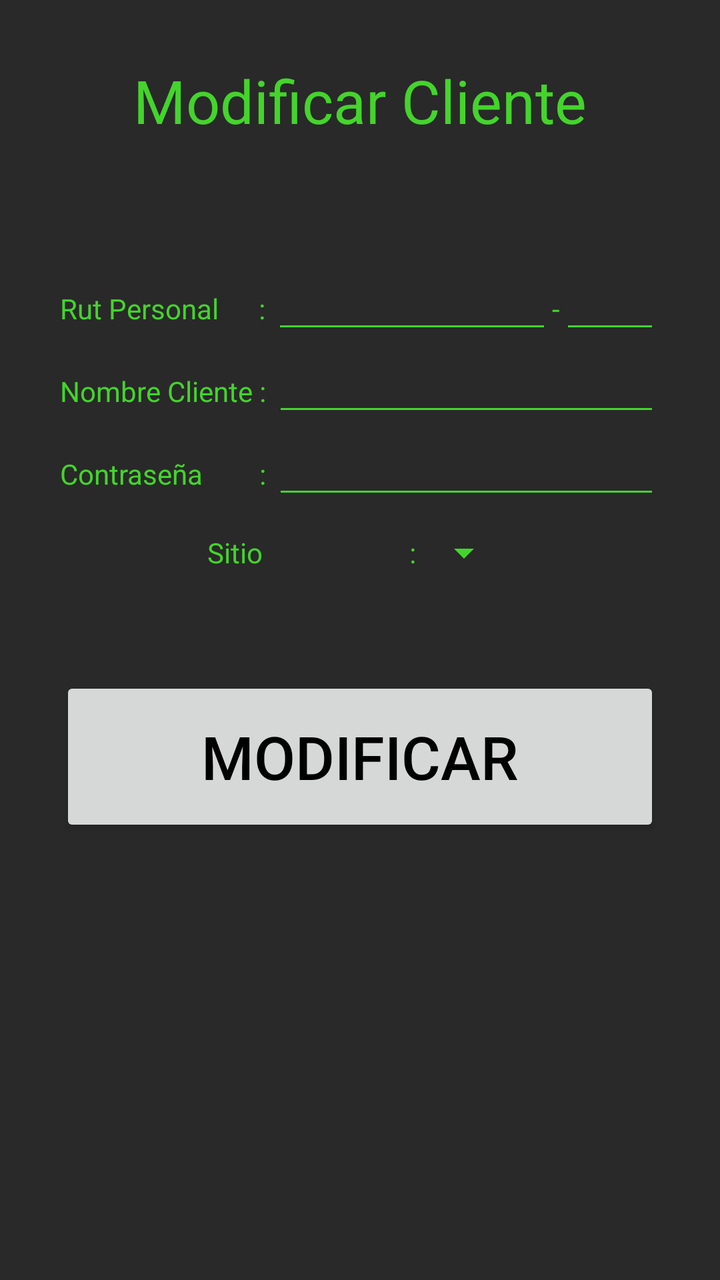
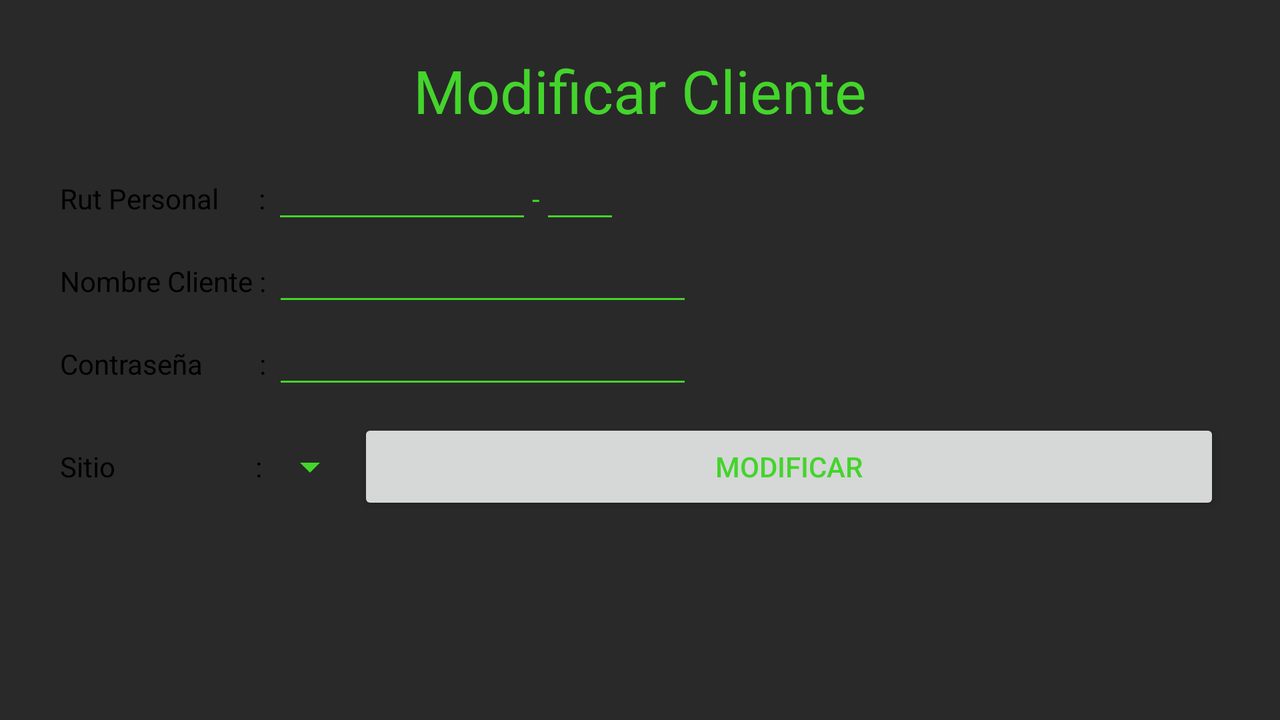

One screen, two layout resources from the same app: the default and the author's alternative for another configuration. Each is rendered where Android would select it; the XML of both is given below.
<!-- AndroidManifest.xml: application theme AppTheme -->
<!-- res/layout/activity_modificar_cliente.xml -->
<?xml version="1.0" encoding="utf-8"?>
<RelativeLayout xmlns:android="http://schemas.android.com/apk/res/android"
    xmlns:app="http://schemas.android.com/apk/res-auto"
    xmlns:tools="http://schemas.android.com/tools"
    android:layout_width="match_parent"
    android:layout_height="match_parent"
    tools:context="com.kendito.ote.Organizador.Cliente.modificarClienteActivity"
    android:paddingLeft="30dp"
    android:paddingRight="30dp"
    android:paddingTop="30dp"
    android:paddingBottom="30dp">


    <LinearLayout
        android:layout_width="match_parent"
        android:layout_height="match_parent"
        android:orientation="vertical">

        <TextView
            android:layout_width="match_parent"
            android:layout_height="wrap_content"
            android:gravity="center"
            android:text="Modificar Cliente"
            android:textSize="30dp"
            android:paddingBottom="60dp"/>

        <TableLayout
            android:layout_width="match_parent"
            android:layout_height="wrap_content"
            android:gravity="bottom">

            <TableRow
                android:gravity="bottom">
                <TextView
                    android:layout_height="wrap_content"
                    android:layout_width="wrap_content"
                    android:text="Rut Personal     "
                    android:textColor="@color/colorAccent"/>
                <TextView
                    android:layout_height="wrap_content"
                    android:layout_width="wrap_content"
                    android:text=" : "
                    android:textColor="@color/colorAccent"/>
                <EditText
                    android:id="@+id/rutClienteModificar"
                    android:layout_height="wrap_content"
                    android:layout_width="130dp"
                    android:layout_weight="1"
                    android:ems="10"
                    android:inputType="number"
                    android:maxLength="8"
                    android:nextFocusDown="@+id/txtEditDVM"
                    android:enabled="false"
                    android:textColor="@color/colorAccent"/>
                <TextView
                    android:layout_width="wrap_content"
                    android:layout_height="wrap_content"
                    android:text="-"
                    android:textColor="@color/colorAccent"/>
                <EditText
                    android:id="@+id/txtEditDVM"
                    android:layout_width="40dp"
                    android:layout_height="match_parent"
                    android:layout_weight="1"
                    android:ems="10"
                    android:gravity="center"
                    android:inputType="textPersonName"
                    android:maxLength="1"
                    android:enabled="false"
                    android:textColor="@color/colorAccent"/>
            </TableRow>

        </TableLayout>

        <TableLayout
            android:layout_width="wrap_content"
            android:layout_height="wrap_content">
            <TableRow>
                <TextView
                    android:text="Nombre Cliente"
                    android:textColor="@color/colorAccent"/>
                <TextView
                    android:text=" : "
                    android:textColor="@color/colorAccent"
                    />
                <EditText
                    android:id="@+id/nombreClienteModificar"
                    android:layout_height="wrap_content"
                    android:layout_width="wrap_content"
                    android:layout_weight="1"
                    android:ems="10"
                    android:inputType="textPersonName"
                    android:textColor="@color/colorAccent"/>
            </TableRow>
            <TableRow>
                <TextView
                    android:text="Contraseña"
                    android:textColor="@color/colorAccent"/>
                <TextView
                    android:text=" : "
                    android:textColor="@color/colorAccent"/>
                <EditText
                    android:id="@+id/contrasenaClienteModificar"
                    android:layout_height="wrap_content"
                    android:layout_width="wrap_content"
                    android:layout_weight="1"
                    android:ems="10"
                    android:inputType="textPersonName"
                    android:textColor="@color/colorAccent"/>
            </TableRow>

        </TableLayout>

        <TableLayout
            android:layout_width="match_parent"
            android:layout_height="wrap_content"
            android:gravity="center">

            <TableRow
                android:paddingTop="10dp"
                android:paddingBottom="50dp"
                android:gravity="center">
                <TextView
                    android:text="Sitio" />
                <TextView
                    android:text="                      :" />
                <Spinner
                    android:layout_width="wrap_content"
                    android:layout_height="wrap_content"
                    android:id="@+id/SpiMCSitio">
                </Spinner>
            </TableRow>

        </TableLayout>

        <Button
            android:id="@+id/btnModifciarCliente"
            android:layout_width="match_parent"
            android:layout_height="80dp"
            android:text="MODIFICAR"
            android:textSize="30dp"
            android:textColor="@color/negro"/>
    </LinearLayout>


</RelativeLayout>
<!-- resources referenced by this layout -->
<resources>
  <color name="colorAccent">#44d42c</color>
  <color name="negro">#000000</color>
  <!-- from res/values-v21/ -->
  <style name="AppTheme" parent="Theme.AppCompat.DayNight">
          
          <item name="colorPrimary">@color/colorAccent</item>
          <item name="colorAccent">@color/colorAccent</item>
          <item name="android:colorBackground">@color/background_material_light</item>
          <item name="android:colorForeground">@color/foreground_material_light</item>
          <item name="android:textColorPrimary">@android:color/black</item>
          <item name="android:textColorPrimaryInverse">@color/colorAccent</item>
          <item name="android:windowBackground">?android:attr/colorBackground</item>
          <item name="android:textColorSecondary">@color/colorAccent</item>
          <item name="android:textColor">@color/colorAccent</item>
          <item name="android:statusBarColor">@color/negro</item>
      </style>
  <color name="background_material_light">#292929</color>
  <color name="foreground_material_light">#e5dddd</color>
</resources>
<!-- res/layout-land/activity_modificar_cliente.xml (the author's variant of the layout above) -->
<!-- drawn on the phone turned sideways -->
<?xml version="1.0" encoding="utf-8"?>
<RelativeLayout xmlns:android="http://schemas.android.com/apk/res/android"
    android:orientation="vertical" android:layout_width="match_parent"
    android:layout_height="match_parent"
    android:paddingLeft="30dp"
    android:paddingRight="30dp"
    android:paddingTop="25dp"
    android:paddingBottom="30dp">


    <LinearLayout
        android:layout_width="match_parent"
        android:layout_height="match_parent"
        android:orientation="vertical">

        <TextView
            android:layout_width="match_parent"
            android:layout_height="wrap_content"
            android:gravity="center"
            android:text="Modificar Cliente"
            android:textSize="30dp"
            android:paddingBottom="10dp"/>

        <TableLayout
            android:layout_width="match_parent"
            android:layout_height="wrap_content"
            android:gravity="bottom">

            <TableRow
                android:gravity="bottom">
                <TextView
                    android:layout_height="wrap_content"
                    android:layout_width="wrap_content"
                    android:text="Rut Personal     "
                    android:textColor="@android:color/black"/>
                <TextView
                    android:layout_height="wrap_content"
                    android:layout_width="wrap_content"
                    android:text=" : "
                    android:textColor="@android:color/black"/>
                <EditText
                    android:id="@+id/rutClienteModificar"
                    android:layout_height="wrap_content"
                    android:layout_width="130dp"
                    android:ems="10"
                    android:inputType="number"
                    android:maxLength="8"
                    android:nextFocusDown="@+id/txtEditDVM"/>
                <TextView
                    android:layout_width="wrap_content"
                    android:layout_height="wrap_content"
                    android:text="-" />
                <EditText
                    android:id="@+id/txtEditDVM"
                    android:layout_width="40dp"
                    android:layout_height="match_parent"
                    android:ems="10"
                    android:gravity="center"
                    android:inputType="textPersonName"
                    android:maxLength="1"/>
            </TableRow>

        </TableLayout>

        <TableLayout
            android:layout_width="wrap_content"
            android:layout_height="wrap_content">
            <TableRow>
                <TextView
                    android:text="Nombre Cliente"
                    android:textColor="@android:color/black"/>
                <TextView
                    android:text=" : "
                    android:textColor="@android:color/black"/>
                <EditText
                    android:id="@+id/nombreClienteModificar"
                    android:layout_height="wrap_content"
                    android:layout_width="wrap_content"
                    android:ems="10"
                    android:inputType="textPersonName"/>
            </TableRow>
            <TableRow>
                <TextView
                    android:text="Contraseña"
                    android:textColor="@android:color/black"/>
                <TextView
                    android:text=" : "
                    android:textColor="@android:color/black"/>
                <EditText
                    android:id="@+id/contrasenaClienteModificar"
                    android:layout_height="wrap_content"
                    android:layout_width="wrap_content"
                    android:ems="10"
                    android:inputType="textPersonName"/>
            </TableRow>

        </TableLayout>

        <TableLayout
            android:layout_width="match_parent"
            android:layout_height="wrap_content"
            android:gravity="center">

            <TableRow
                android:paddingTop="10dp"
                android:gravity="center_vertical">
                <TextView
                    android:text="Sitio"
                    android:textColor="@android:color/black"/>
                <TextView
                    android:text="                     :"
                    android:textColor="@android:color/black"/>
                <Spinner
                    android:layout_width="wrap_content"
                    android:layout_height="wrap_content"
                    android:id="@+id/SpiMCSitio">
                </Spinner>

                <Button
                    android:id="@+id/btnModifciarCliente"
                    android:layout_width="match_parent"
                    android:layout_weight="1"
                    android:layout_height="wrap_content"
                    android:text="MODIFICAR" />
            </TableRow>

        </TableLayout>
    </LinearLayout>
</RelativeLayout>
<!-- resources referenced by the variant -->
<!-- as the phone turned sideways resolves them -->
<resources>
  <!-- from res/values-v21/ -->
  <style name="AppTheme" parent="Theme.AppCompat.DayNight">
          
          <item name="colorPrimary">@color/colorAccent</item>
          <item name="colorAccent">@color/colorAccent</item>
          <item name="android:colorBackground">@color/background_material_light</item>
          <item name="android:colorForeground">@color/foreground_material_light</item>
          <item name="android:textColorPrimary">@android:color/black</item>
          <item name="android:textColorPrimaryInverse">@color/colorAccent</item>
          <item name="android:windowBackground">?android:attr/colorBackground</item>
          <item name="android:textColorSecondary">@color/colorAccent</item>
          <item name="android:textColor">@color/colorAccent</item>
          <item name="android:statusBarColor">@color/negro</item>
      </style>
  <color name="colorAccent">#44d42c</color>
  <color name="background_material_light">#292929</color>
  <color name="foreground_material_light">#e5dddd</color>
  <color name="negro">#000000</color>
</resources>
